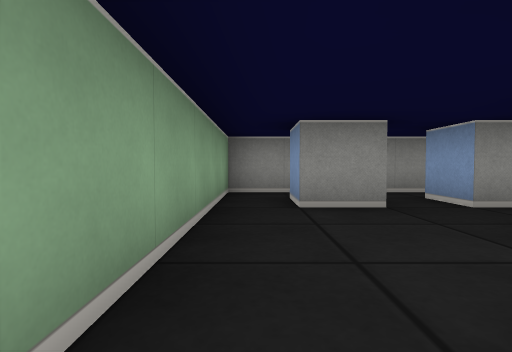
View 1 (above)

12 first-person views from a walk through a cub3D maze. The camera is about half as high as the walls, tilts 2° down and sees 80° across. The floor is counted in squares. Each view is taken from the middle of a square. On the plan, view 1 faces up. The plan holds only what a view shows up to about 9 squares ahead; the rest is blank.

View 2
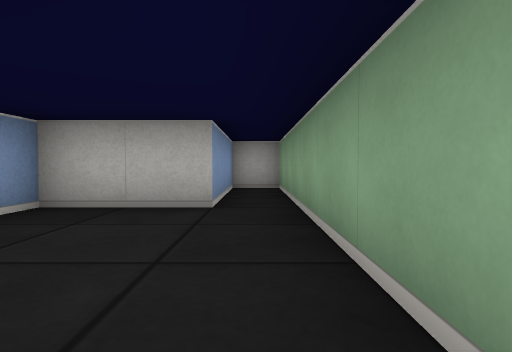

View 3
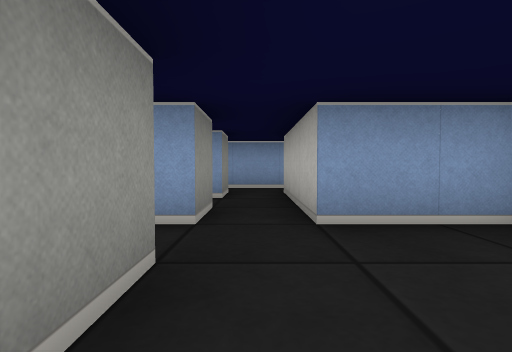

View 4
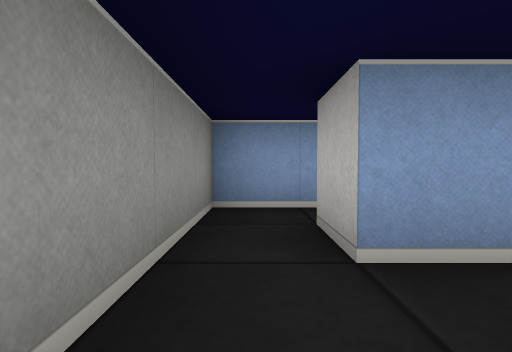

View 5
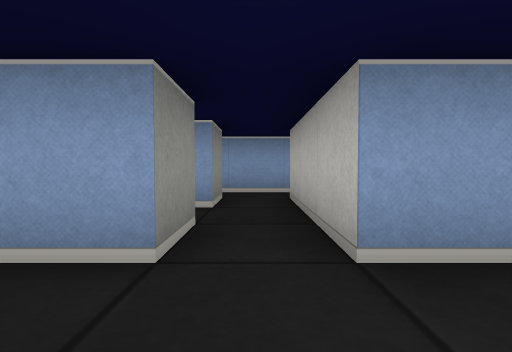

View 6
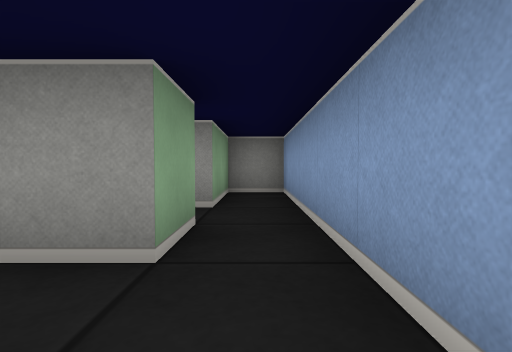

View 7
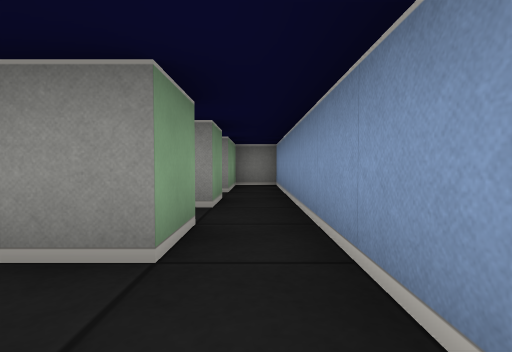

View 8
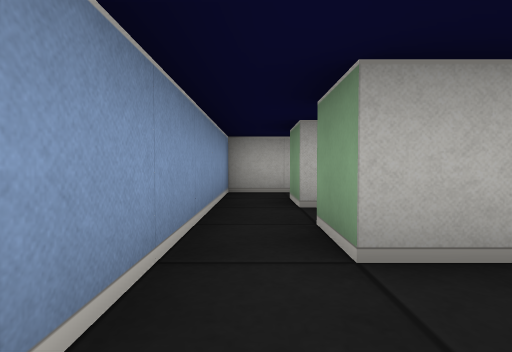

View 9
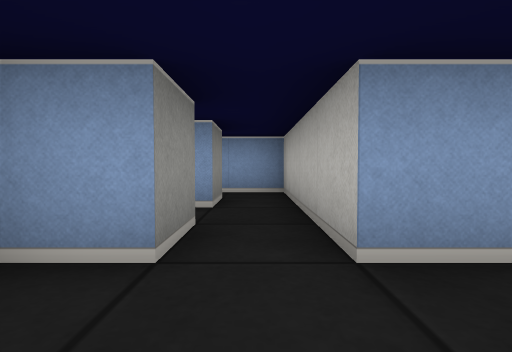

View 10
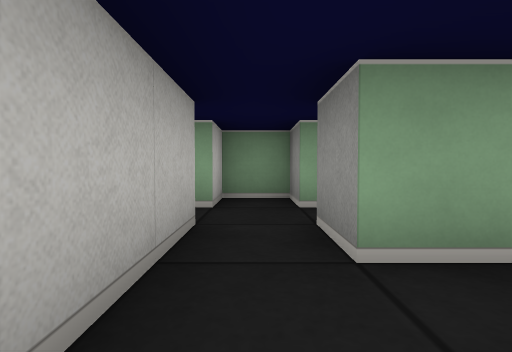

View 11
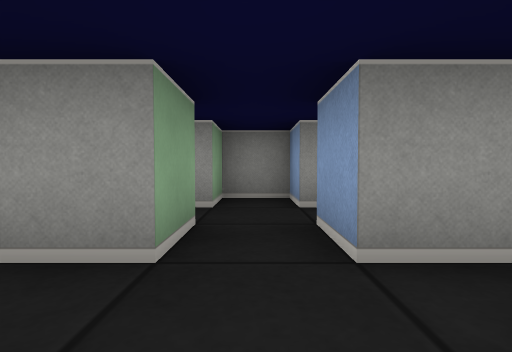

View 12
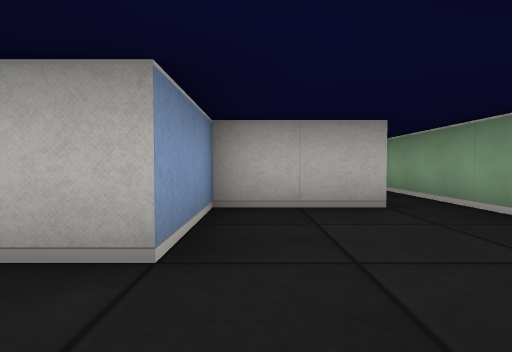

### Floor plan
Points are (right, up) in squares from view 1. A wall is a line through its corners. A room is listed if a view was taken in it or the views show most of it. See-through windows are left out.
Room 1 (views 1, 2, 3, 4, 5, 12)
walls: (1.6, 3.5) (0.5, 3.5) (0.5, 4.5); (3.5, 3.5) (2.5, 3.5) (2.5, 4.5) (3.5, 4.5); (4.5, 3.5) (4.5, 5.5) (-0.5, 5.5) (-0.5, -2.5) (0.5, -2.5) (0.5, 0.5) (2.5, 0.5) (2.5, 2.5) (4.5, 2.5)
ways out: opening at (5, 3) to room 3
Room 2 (views 6, 7, 10)
walls: (5.5, -1.5) (5.5, -2.5) (4.5, -2.5); (4.6, 0.5) (5.5, 0.5) (5.5, -0.5) (4.6, -0.5); (3.5, -1.6) (3.5, -2.5) (2.5, -2.5); (5.5, 1.5) (4.6, 1.5); (2.5, -3.5) (6.5, -3.5) (6.5, 1.5)
ways out: opening at (6, 2) to room 3; opening at (3, -3) to room 4
Room 3 (view 8)
walls: (4.5, 2.5) (5.5, 2.5) (5.5, 1.5); (6.5, 1.5) (6.5, 5.5) (5.5, 5.5) (5.5, 3.5) (4.5, 3.5)
ways out: opening at (5, 3) to room 1; opening at (6, 2) to room 2
Room 4 (view 9)
walls: (1.5, -2.5) (0.5, -2.5) (0.5, -3.5) (1.5, -3.5); (2.5, -1.5) (1.5, -1.5)
ways out: opening at (3, -3) to room 2; opening at (2, -4) to room 5
Room 5 (view 11)
walls: (3.4, -4.5) (2.5, -4.5) (2.5, -3.5); (1.5, -3.5) (1.5, -4.5) (0.6, -4.5)
ways out: opening at (2, -4) to room 4

Positions as (right, up) in squares from view 1, and headings:
1: (0, 0), facing up
2: (0, 4), facing down
3: (0, 3), facing right
4: (1, 5), facing right
5: (1, 3), facing right
6: (6, 0), facing up
7: (6, -2), facing up
8: (6, 2), facing down
9: (1, -3), facing right
10: (5, -3), facing left
11: (2, -6), facing up
12: (2, 4), facing down
